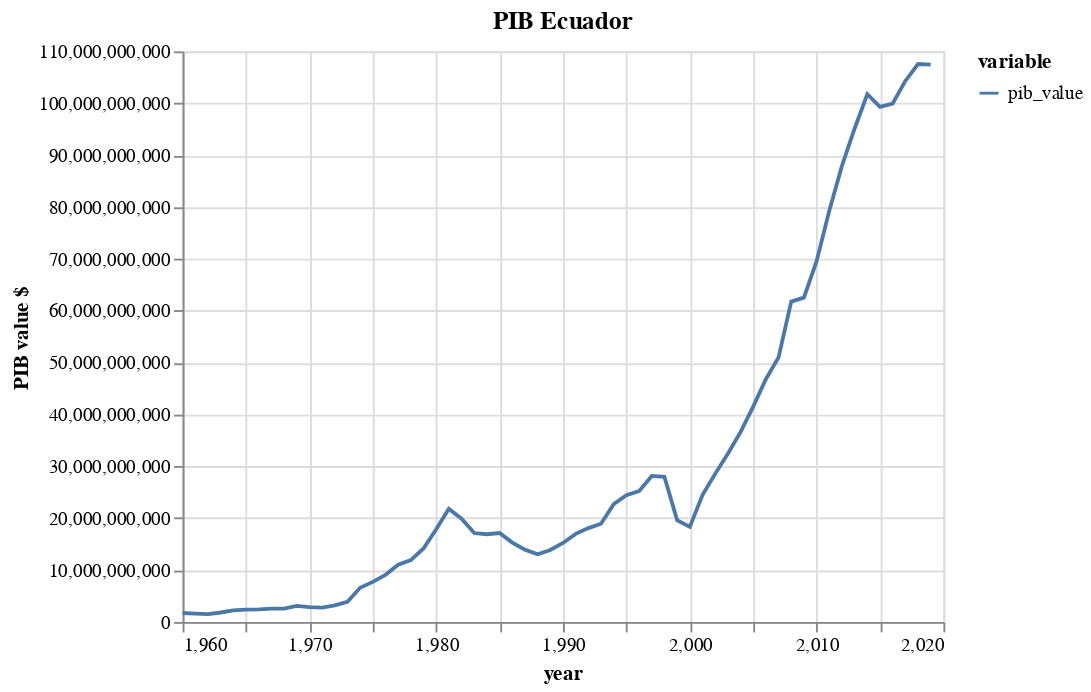

The cell this chart's notebook holds for it:
### Markdown cell above
<h4 style="color:orange">Comportamiento del PIB a lo largo del tiempo</h4>

### Code cell
alt.Chart(df.melt('year')).mark_line().encode(
    x='year',
    y=alt.Y('value',title='PIB value $'),
    color='variable'
).properties(title='PIB Ecuador')

### Figure 1 — Vega-Lite specification as saved in the notebook (floating-point values rounded to 4 significant figures)
{"config": {"view": {"continuousWidth": 400, "continuousHeight": 300}}, "data": {"name": "data-7b40ce7a73d8f414e92d6972d9541fa0"}, "mark": "line", "encoding": {"color": {"type": "nominal", "field": "variable"}, "x": {"type": "quantitative", "field": "year"}, "y": {"type": "quantitative", "field": "value", "title": "PIB value $"}}, "title": "PIB Ecuador", "$schema": "https://vega.github.io/schema/vega-lite/v4.8.1.json", "datasets": {"data-7b40ce7a73d8f414e92d6972d9541fa0": [{"year": 1960, "variable": "pib_value", "value": 1724000000.0}, {"year": 1961, "variable": "pib_value", "value": 1607000000.0}, {"year": 1962, "variable": "pib_value", "value": 1517000000.0}, {"year": 1963, "variable": "pib_value", "value": 1823000000.0}, {"year": 1964, "variable": "pib_value", "value": 2243000000.0}, {"year": 1965, "variable": "pib_value", "value": 2386000000.0}, {"year": 1966, "variable": "pib_value", "value": 2428000000.0}, {"year": 1967, "variable": "pib_value", "value": 2552000000.0}, {"year": 1968, "variable": "pib_value", "value": 2581000000.0}, {"year": 1969, "variable": "pib_value", "value": 3111000000.0}, {"year": 1970, "variable": "pib_value", "value": 2861000000.0}, {"year": 1971, "variable": "pib_value", "value": 2753000000.0}, {"year": 1972, "variable": "pib_value", "value": 3184000000.0}, {"year": 1973, "variable": "pib_value", "value": 3890000000.0}, {"year": 1974, "variable": "pib_value", "value": 6596000000.0}, {"year": 1975, "variable": "pib_value", "value": 7728000000.0}, {"year": 1976, "variable": "pib_value", "value": 9088000000.0}, {"year": 1977, "variable": "pib_value", "value": 11020000000.0}, {"year": 1978, "variable": "pib_value", "value": 11920000000.0}, {"year": 1979, "variable": "pib_value", "value": 14170000000.0}, {"year": 1980, "variable": "pib_value", "value": 17870000000.0}, {"year": 1981, "variable": "pib_value", "value": 21800000000.0}, {"year": 1982, "variable": "pib_value", "value": 19920000000.0}, {"year": 1983, "variable": "pib_value", "value": 17140000000.0}, {"year": 1984, "variable": "pib_value", "value": 16900000000.0}, {"year": 1985, "variable": "pib_value", "value": 17140000000.0}, {"year": 1986, "variable": "pib_value", "value": 15310000000.0}, {"year": 1987, "variable": "pib_value", "value": 13940000000.0}, {"year": 1988, "variable": "pib_value", "value": 13050000000.0}, {"year": 1989, "variable": "pib_value", "value": 13880000000.0}, {"year": 1990, "variable": "pib_value", "value": 15230000000.0}, {"year": 1991, "variable": "pib_value", "value": 16980000000.0}, {"year": 1992, "variable": "pib_value", "value": 18090000000.0}, {"year": 1993, "variable": "pib_value", "value": 18930000000.0}, {"year": 1994, "variable": "pib_value", "value": 22700000000.0}, {"year": 1995, "variable": "pib_value", "value": 24420000000.0}, {"year": 1996, "variable": "pib_value", "value": 25210000000.0}, {"year": 1997, "variable": "pib_value", "value": 28150000000.0}, {"year": 1998, "variable": "pib_value", "value": 27970000000.0}, {"year": 1999, "variable": "pib_value", "value": 19640000000.0}, {"year": 2000, "variable": "pib_value", "value": 18320000000.0}, {"year": 2001, "variable": "pib_value", "value": 24470000000.0}, {"year": 2002, "variable": "pib_value", "value": 28550000000.0}, {"year": 2003, "variable": "pib_value", "value": 32430000000.0}, {"year": 2004, "variable": "pib_value", "value": 36590000000.0}, {"year": 2005, "variable": "pib_value", "value": 41510000000.0}, {"year": 2006, "variable": "pib_value", "value": 46800000000.0}, {"year": 2007, "variable": "pib_value", "value": 51010000000.0}, {"year": 2008, "variable": "pib_value", "value": 61760000000.0}, {"year": 2009, "variable": "pib_value", "value": 62520000000.0}, {"year": 2010, "variable": "pib_value", "value": 69560000000.0}, {"year": 2011, "variable": "pib_value", "value": 79280000000.0}, {"year": 2012, "variable": "pib_value", "value": 87920000000.0}, {"year": 2013, "variable": "pib_value", "value": 95130000000.0}, {"year": 2014, "variable": "pib_value", "value": 101700000000.0}, {"year": 2015, "variable": "pib_value", "value": 99290000000.0}, {"year": 2016, "variable": "pib_value", "value": 99940000000.0}, {"year": 2017, "variable": "pib_value", "value": 104300000000.0}, {"year": 2018, "variable": "pib_value", "value": 107600000000.0}, {"year": 2019, "variable": "pib_value", "value": 107400000000.0}]}}
